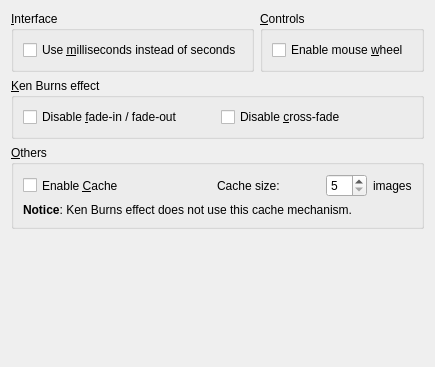
<ui version="4.0" >
 <class>AdvancedDialog</class>
 <widget class="QWidget" name="AdvancedDialog" >
  <property name="geometry" >
   <rect>
    <x>0</x>
    <y>0</y>
    <width>432</width>
    <height>367</height>
   </rect>
  </property>
  <property name="windowTitle" >
   <string>advancedDialog</string>
  </property>
  <layout class="QVBoxLayout" name="verticalLayout_4" >
   <item>
    <layout class="QHBoxLayout" name="horizontalLayout_3" >
     <item>
      <widget class="QGroupBox" name="groupBox" >
       <property name="sizePolicy" >
        <sizepolicy vsizetype="Minimum" hsizetype="MinimumExpanding" >
         <horstretch>0</horstretch>
         <verstretch>0</verstretch>
        </sizepolicy>
       </property>
       <property name="title" >
        <string>&amp;Interface</string>
       </property>
       <layout class="QVBoxLayout" name="verticalLayout_2" >
        <item>
         <widget class="QCheckBox" name="m_useMillisecondsCheckBox" >
          <property name="sizePolicy" >
           <sizepolicy vsizetype="Fixed" hsizetype="MinimumExpanding" >
            <horstretch>0</horstretch>
            <verstretch>0</verstretch>
           </sizepolicy>
          </property>
          <property name="text" >
           <string>Use &amp;milliseconds instead of seconds</string>
          </property>
         </widget>
        </item>
       </layout>
      </widget>
     </item>
     <item>
      <widget class="QGroupBox" name="groupBox_3" >
       <property name="sizePolicy" >
        <sizepolicy vsizetype="Minimum" hsizetype="MinimumExpanding" >
         <horstretch>0</horstretch>
         <verstretch>0</verstretch>
        </sizepolicy>
       </property>
       <property name="title" >
        <string>&amp;Controls</string>
       </property>
       <layout class="QVBoxLayout" name="verticalLayout" >
        <item>
         <widget class="QCheckBox" name="m_enableMouseWheelCheckBox" >
          <property name="sizePolicy" >
           <sizepolicy vsizetype="Fixed" hsizetype="MinimumExpanding" >
            <horstretch>0</horstretch>
            <verstretch>0</verstretch>
           </sizepolicy>
          </property>
          <property name="toolTip" >
           <string>Enable mouse wheel to move between slides.</string>
          </property>
          <property name="text" >
           <string>Enable mouse &amp;wheel </string>
          </property>
         </widget>
        </item>
       </layout>
      </widget>
     </item>
    </layout>
   </item>
   <item>
    <widget class="QGroupBox" name="groupBox_2" >
     <property name="sizePolicy" >
      <sizepolicy vsizetype="Minimum" hsizetype="MinimumExpanding" >
       <horstretch>0</horstretch>
       <verstretch>0</verstretch>
      </sizepolicy>
     </property>
     <property name="title" >
      <string>&amp;Ken Burns effect</string>
     </property>
     <layout class="QHBoxLayout" name="horizontalLayout_2" >
      <item>
       <widget class="QCheckBox" name="m_kbDisableFadeCheckBox" >
        <property name="sizePolicy" >
         <sizepolicy vsizetype="Minimum" hsizetype="MinimumExpanding" >
          <horstretch>0</horstretch>
          <verstretch>0</verstretch>
         </sizepolicy>
        </property>
        <property name="text" >
         <string>Disable &amp;fade-in / fade-out</string>
        </property>
       </widget>
      </item>
      <item>
       <widget class="QCheckBox" name="m_kbDisableCrossfadeCheckBox" >
        <property name="sizePolicy" >
         <sizepolicy vsizetype="Minimum" hsizetype="MinimumExpanding" >
          <horstretch>0</horstretch>
          <verstretch>0</verstretch>
         </sizepolicy>
        </property>
        <property name="text" >
         <string>Disable &amp;cross-fade</string>
        </property>
       </widget>
      </item>
     </layout>
    </widget>
   </item>
   <item>
    <widget class="QGroupBox" name="groupBox_4" >
     <property name="sizePolicy" >
      <sizepolicy vsizetype="Minimum" hsizetype="MinimumExpanding" >
       <horstretch>0</horstretch>
       <verstretch>0</verstretch>
      </sizepolicy>
     </property>
     <property name="title" >
      <string>&amp;Others</string>
     </property>
     <layout class="QVBoxLayout" name="verticalLayout_3" >
      <item>
       <layout class="QHBoxLayout" name="horizontalLayout_4" >
        <item>
         <widget class="QCheckBox" name="m_cacheCheckBox" >
          <property name="sizePolicy" >
           <sizepolicy vsizetype="Minimum" hsizetype="MinimumExpanding" >
            <horstretch>0</horstretch>
            <verstretch>0</verstretch>
           </sizepolicy>
          </property>
          <property name="text" >
           <string>Enable &amp;Cache</string>
          </property>
         </widget>
        </item>
        <item>
         <layout class="QHBoxLayout" name="horizontalLayout" >
          <item>
           <widget class="QLabel" name="m_cacheSizeLabel1" >
            <property name="sizePolicy" >
             <sizepolicy vsizetype="Preferred" hsizetype="Minimum" >
              <horstretch>0</horstretch>
              <verstretch>0</verstretch>
             </sizepolicy>
            </property>
            <property name="text" >
             <string>Cache size:</string>
            </property>
           </widget>
          </item>
          <item>
           <spacer name="horizontalSpacer" >
            <property name="orientation" >
             <enum>Qt::Horizontal</enum>
            </property>
            <property name="sizeHint" stdset="0" >
             <size>
              <width>40</width>
              <height>20</height>
             </size>
            </property>
           </spacer>
          </item>
          <item>
           <widget class="QSpinBox" name="m_cacheSizeSpinBox" >
            <property name="sizePolicy" >
             <sizepolicy vsizetype="Minimum" hsizetype="MinimumExpanding" >
              <horstretch>0</horstretch>
              <verstretch>0</verstretch>
             </sizepolicy>
            </property>
            <property name="minimum" >
             <number>5</number>
            </property>
            <property name="maximum" >
             <number>20</number>
            </property>
           </widget>
          </item>
          <item>
           <widget class="QLabel" name="m_cacheSizeLabel2" >
            <property name="sizePolicy" >
             <sizepolicy vsizetype="Minimum" hsizetype="Minimum" >
              <horstretch>0</horstretch>
              <verstretch>0</verstretch>
             </sizepolicy>
            </property>
            <property name="text" >
             <string>images</string>
            </property>
           </widget>
          </item>
         </layout>
        </item>
       </layout>
      </item>
      <item>
       <widget class="QLabel" name="m_KBCacheLabel" >
        <property name="enabled" >
         <bool>true</bool>
        </property>
        <property name="text" >
         <string>&lt;b>Notice&lt;/b>:
Ken Burns effect does not use this cache mechanism.</string>
        </property>
        <property name="wordWrap" >
         <bool>false</bool>
        </property>
       </widget>
      </item>
     </layout>
    </widget>
   </item>
   <item>
    <spacer name="verticalSpacer_3" >
     <property name="orientation" >
      <enum>Qt::Vertical</enum>
     </property>
     <property name="sizeHint" stdset="0" >
      <size>
       <width>142</width>
       <height>119</height>
      </size>
     </property>
    </spacer>
   </item>
  </layout>
 </widget>
 <resources/>
 <connections/>
</ui>
